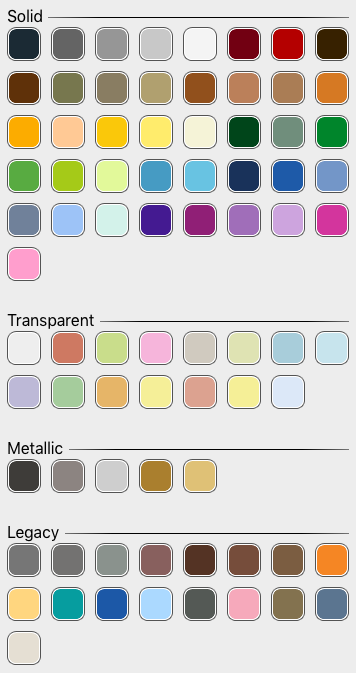
#> input picture LEGOColorPalette.png, 356 x 673 px; its folder holds only this picture in this run
$ python main.py
#> lines starting #> are read from the running program, lines starting #| are printed output that depends on the picture
# Converts images into Lego Digital Designer compatible XML. Written by Joe Samela 12/11/2016

import xml.etree.cElementTree as ET
from tkinter import Tk, filedialog
from PIL import Image


##### IMPORT IMAGE #####

#Prompts user to select .jpg image
root = Tk()
root.withdraw()
root.fileName = filedialog.askopenfilename(title = "Select file", filetypes = ( ("Image files", ("*.jpg", "*.png")),("All files", "*.*") ) )
#> the answer given: LEGOColorPalette.png

##### PROCESS IMAGE #####

#Imports Image
if root.fileName == "":
    root.destroy()
    exit()

image = Image.open(root.fileName)
#> image is the input picture: PIL image 356x673 RGBA; mean R, G, B, A 208.3, 205.1, 200.2, 255
pixel = image.load()

#Image dimensions and Number of Pixels
ImageWidth,ImageHeight=image.size
#> ImageWidth = 356; ImageHeight = 673
NumberOfPixels = ImageHeight*ImageWidth
#> NumberOfPixels = 239588

#DEFINE PALETTE
RGBValues = ("27,42,52","100,100,100","150,150,150","200,200,200","244,244,244","114,0,18","180,0,0","55,33,0","95,49,9","119,119,78","137,125,98","176,160,111","145,80,28","187,128,90","170,125,85","252,172,0","41,100,99","255,201,149","250,200,10","255,236,108","245,243,215","0,69,26","112,142,124","0,133,43","88,171,65","165,202,24","226,249,154","70,155,195","104,195,226","25,50,90","30,90,168","115,150,200","112,129,154","157,195,247","211,242,234","68,26,145","144,31,118","160,110,185","205,164,222","211,53,157","255,158,205")
ColorNames = ("Black","Dark Stone Grey","Medium Stone Grey","Light Stone Grey","White","New Dark Red","Bright Red","Dark Brown","Reddish Brown","Olive Green","Sand Yellow","Brick Yellow","Dark Orange","Nougat","Medium Nougat","Bright Orange","Flame Yellowish Orange","Light Nougat","Bright Yellow","Cool Yellow","White Glow","Earth Green","Sand Green","Dark Green","Bright Green","Bright Yellowish Green","Spring Yellowish Green","Dark Azur","Medium Azur","Earth Blue","Bright Blue","Medium Blue","Sand Blue","Light Royal Blue","Aqua","Medium Lilac","Bright Reddish Violet","Medium Lavender","Lavender","Bright Purple","Light Purple")
ColorCodes = [26,199,194,208,1,154,21,308,192,330,138,5,38,18,312,106,191,283,24,226,329,141,151,28,37,119,326,321,322,140,23,102,135,212,323,268,124,324,325,221,222]

ColorPalette= Image.new("P", (1,1))
ColorPalette.putpalette( (27,42,52, 100,100,100, 150,150,150, 200,200,200, 244,244,244, 114,0,18, 180,0,0, 55,33,0, 95,49,9, 119,119,78, 137,125,98, 176,160,111, 145,80,28, 187,128,90, 170,125,85, 214,121,35, 252,172,0, 255,201,149, 250,200,10, 255,236,108, 245,243,215, 0,69,26, 112,142,124, 0,133,43, 88,171,65, 165,202,24, 226,249,154, 70,155,195, 104,195,226, 25,50,90, 30,90,168, 115,150,200, 112,129,154, 157,195,247, 211,242,234, 68,26,145, 144,31,118, 160,110,185, 205,164,222, 211,53,157, 255,158,205) + (0,0,0)*215)

#REDUCE COLORS
converted = image.convert("RGB").quantize(palette=ColorPalette)
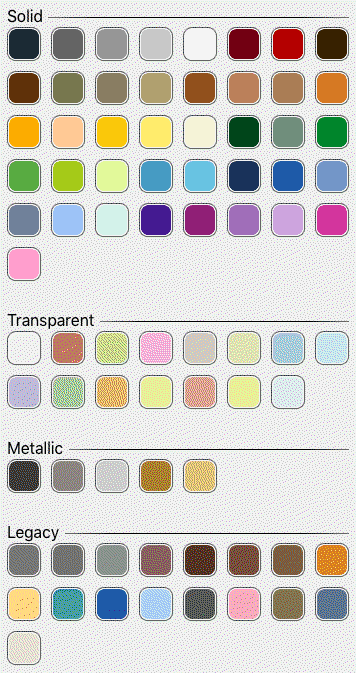
#> converted: PIL image 356x673 P; mean R, G, B 207.9, 205.4, 200
pixel = converted.load()
#converted.show() #show converted image
#image.show() #show origonal image


##### GENERATE FILE #####

#Produces LXFML elements
LXFML = ET.Element("LXFML",versionMajor="5",versionMinor="0",name="output")

#Produces Meta elements
Meta = ET.SubElement(LXFML,"Meta")
ET.SubElement(Meta,"Application", name="LEGO Digital Designer",versionMajor="4",versionMinot="3")
ET.SubElement(Meta,"Brand",name="LDD")
ET.SubElement(Meta,"BrickSet",version="2248")

#Produces Cameras elements
Cameras = ET.SubElement(LXFML, "Cameras")
ET.SubElement(Cameras,"Camera",refID="0",fieldOfView="80",distance="85.876968383789063",transformation="0.021367546170949936,0,0.99977171421051025,0.27041879296302795,0.96272546052932739,-0.0057795057073235512,-0.96250569820404053,0.27048054337501526,0.020571080967783928,-84.712471008300781,26.189098358154297,2.1018843650817871").text = ""

#Produces Brick elements
Bricks = ET.SubElement(LXFML, "Bricks", cameraRef="0")
RigidSystems = ET.SubElement(LXFML, "RigidSystems")
x = 0.0
y = 0.0
offset = 0.4000000059604644775390625
value = 0.4000000059604644775390625*2
for i in range(0,NumberOfPixels):
    if x < ImageWidth:
        x += 1
    if i == 0:
        x = 0
    if x == ImageWidth: #Counts up to imageWidth, resets horizonal and increments vertical
        x = 0
        y += 1
    color = pixel[x,y]
    ColorCode = ColorCodes[color-41]
    Brick = ET.SubElement(Bricks,"Brick",refID=str(i),designID="3005")
    Part = ET.SubElement(Brick,"Part",refID=str(i),designID="3005",materials=str(ColorCode)+",0", decoration="0")
    ET.SubElement(Part,"Bone",refID=str(i),transformation="1,0,0,0,1,0,0,0,1,"+str(-value*x - offset)+",0,"+str(-value*y - offset)+"").text = " "
#Produces RigidSystems elements
    RigidSystem = ET.SubElement(RigidSystems,"RigidSystem")
    ET.SubElement(RigidSystem,"Rigid", refID=str(i), transformation="1,0,0,0,1,0,0,0,1,"+str(-value*x - offset)+",0,"+str(-value*y - offset)+"", boneRefs=str(i)).text = " "
#> after the loop, y = 672

#Produces GroupSystems elements
GroupSystems = ET.SubElement(LXFML, "GroupSystems")
ET.SubElement(GroupSystems,"GroupSystem").text = " "

#Produces BuildingInstruction elements
BuildingInstructions = ET.SubElement(LXFML, "BuildingInstructions").text = " "

#Generates output file
#Prompts user to select .jpg image
root = Tk()
root.withdraw()
root.fileName = filedialog.asksaveasfile(title = "Select Save Location", defaultextension=".lxfml")
tree = ET.ElementTree(LXFML)
tree.write(root.fileName.name,encoding='UTF-8', xml_declaration=True)
